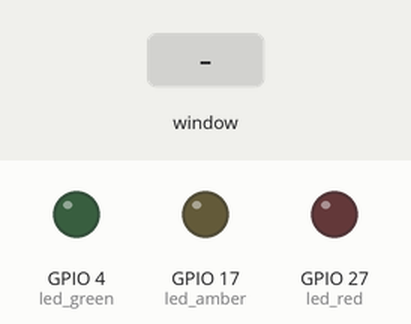
Simulated run of this program. Board: Raspberry Pi (BCM pin numbers) with a Pibrella. Shown: output pins drawn as LEDs (lit = HIGH). Dashed ring = blinking. Inputs (shaded band) come from the test bench. The desktop window is not drawn, its controls go by their first labels and the mouse button is held 0.15 s. At 10.3 s the program stops and its outputs stay as they are.

Above: at 1.2 s.
1.3 s: control labelled "Green" in the window clicked
At 2.1 s:
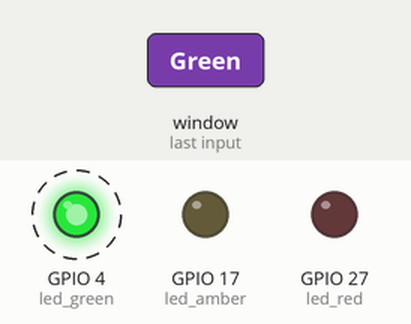
4.3 s: control labelled "Amber" in the window clicked
At 4.9 s:
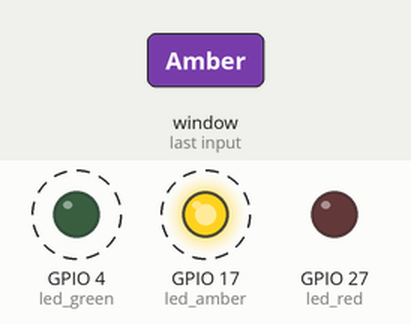
7.3 s: control labelled "Red" in the window clicked
At 8.1 s:
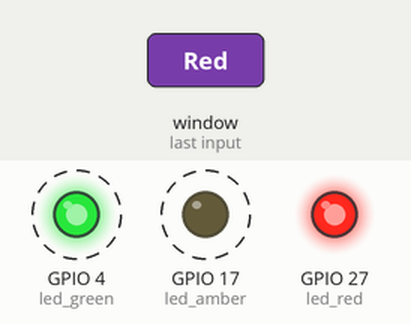
10.3 s: control labelled "Exit" in the window clicked
At 10.7 s:
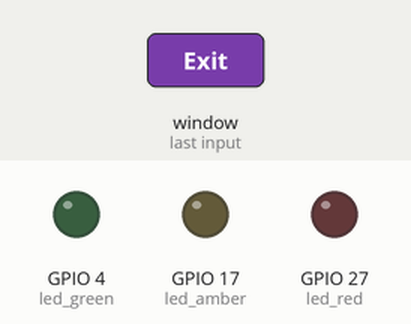
Timing chart, 0 to 11.8 s (numbered marks = the images above; inputs shaded):
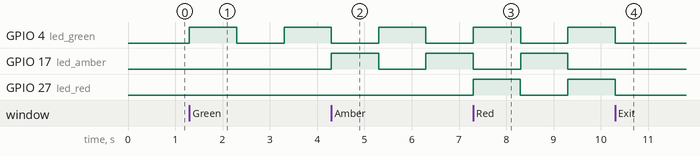

The program:

pibrella_led.py
```python
# Change History:
# 2020-02-15/ec:    Initial release.

from gpiozero import LED
from guizero import App, CheckBox, PushButton, Text

def led_on_off(check_box, led):
    if check_box.value == 1:
        led.blink()    # change on to blink, to make led blink
    else:
        led.off()

def check_green_clicked():
    led_on_off(check_green, led_green)

def check_amber_clicked():
    led_on_off(check_amber, led_amber)

def check_red_clicked():
    led_on_off(check_red, led_red)

led_green = LED(4)
led_amber = LED(17)
led_red = LED(27)

# === gui ===

app = App(title="Pibrella LED On/Off")

text_message = Text(app, text="Click check box to turn on/off LED:")

check_green = CheckBox(app, text="Green", command=check_green_clicked)
check_amber = CheckBox(app, text="Amber", command=check_amber_clicked)
check_red = CheckBox(app, text="Red", command=check_red_clicked)

button_exit = PushButton(app, text="Exit", command=app.destroy)

app.display()
```

Measured:
- after the input at 1.3 s, GPIO 4 (led_green): LOW → HIGH at once, → LOW 1.0 s later, → HIGH 1.0 s later
- after the input at 4.3 s, GPIO 17 (led_amber): LOW → HIGH at once, → LOW 1.0 s later, → HIGH 1.0 s later
- after the input at 7.3 s, GPIO 27 (led_red): LOW → HIGH at once, → LOW 1.0 s later, → HIGH 1.0 s later
- after the input at 10.3 s, GPIO 4 (led_green), GPIO 27 (led_red): goes on until 10.3 s, then stays LOW; GPIO 17 (led_amber): stays LOW (without the input it goes to HIGH after 0.00 s)
